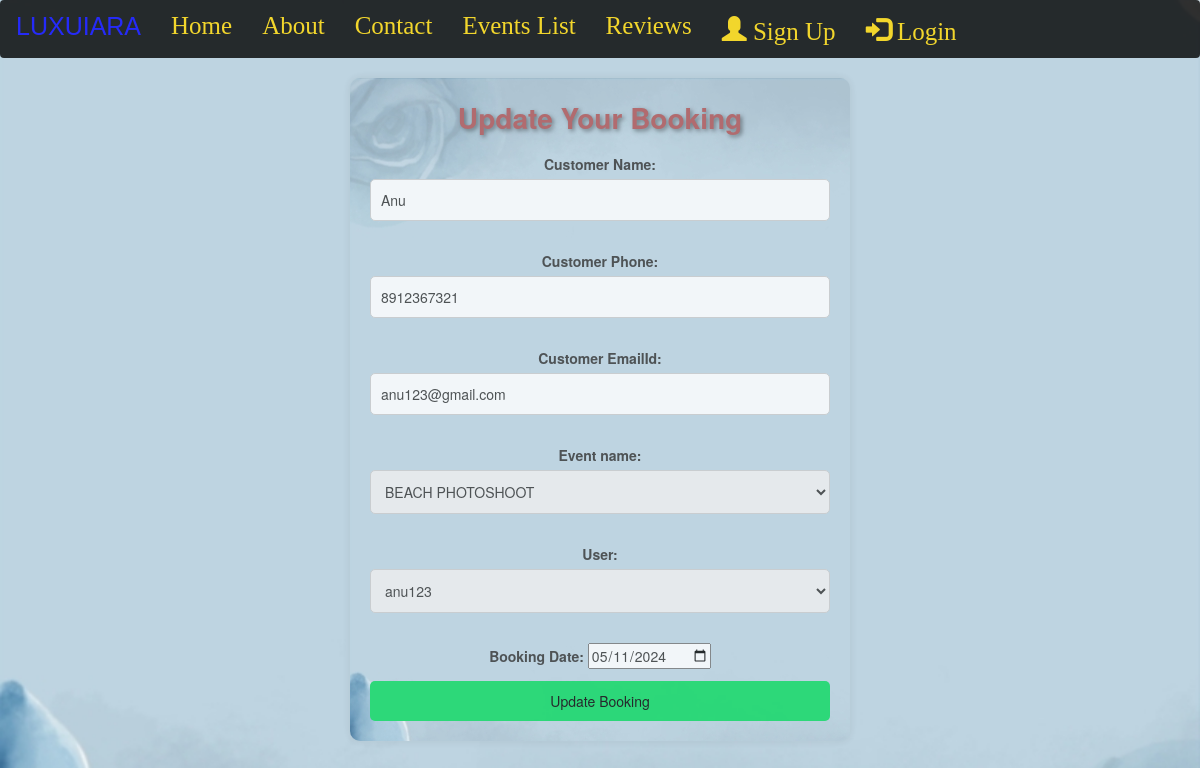
The app's page /update-booking/1/ with its own data.
### myapp/models.py (models this page shows, shortened)
class Booking(models.Model):
    cus_name = models.CharField(max_length=55)
    cus_ph = models.CharField(max_length=12)
    cus_email = models.EmailField(max_length=50, default='')
    event_name = models.ForeignKey(Event, on_delete=models.CASCADE)
    user = models.ForeignKey(User, on_delete=models.CASCADE, default=None)
    booking_date = models.DateField()
    booked_on = models.DateField(auto_now=True)

### myapp/views.py (the view)
# urls.py: path('update-booking/<int:booking_id>/', views.update_booking, name='update_booking'),
def update_booking(request, booking_id):
    booking = get_object_or_404(Booking, id=booking_id)
    if request.method == 'POST':
        form = BookingForm(request.POST, instance=booking)
        if form.is_valid():
            updated_booking = form.save()
            subject = 'Booking Updated'
            context = {
                'user': request.user,
                'event': updated_booking.event_name,
                'booking_date': updated_booking.booking_date,  # Include booking_date in context
            }
            html_message = render_to_string('booking_update_confirmation_email.html', context)
            plain_message = strip_tags(html_message)
            send_mail(
                subject,
                plain_message,
                'your_email@example.com',  # Sender's email address
                [updated_booking.cus_email],  # Recipient's email address
                html_message=html_message,
            )
            return redirect('my_events')  # Redirect to my_events page after updating
    else:
        form = BookingForm(instance=booking)
    return render(request, 'update_booking.html', {'form': form})

### myapp/forms.py
class BookingForm(forms.ModelForm):
    class Meta:
        model=Booking
        fields='__all__'
        widgets={
            'booking_date':DateInput(),
        }
        labels={
            'cus_name':"Customer Name:",
            'cus_ph':"Customer Phone:",
            'cus_email':"Customer EmailId:",
            'name':"Event Name:",
            'booking_date':"Booking Date:",
        }

### myapp/models.py (called while the page is built)
    def __str__(self):
        return self.name

### templates/update_booking.html (shortened to what this page needs)
{% extends 'base.html' %}
{% load static %}
{% block content %}
<div class="container p-3 text-center">
  <h2 class="about-heading">Update Your Booking</h2>
  <form id="update-booking-form" action="" method="POST">
    {{ form.as_p }}
    <button type="submit">Update Booking</button>
  </form>
</div>
{% endblock %}

### records on screen
Booking: cus_name "Anu", cus_ph "8912367321", cus_email "anu123@gmail.com", event_name "BEACH PHOTOSHOOT", user "anu123", booking_date "05/11/2024"
